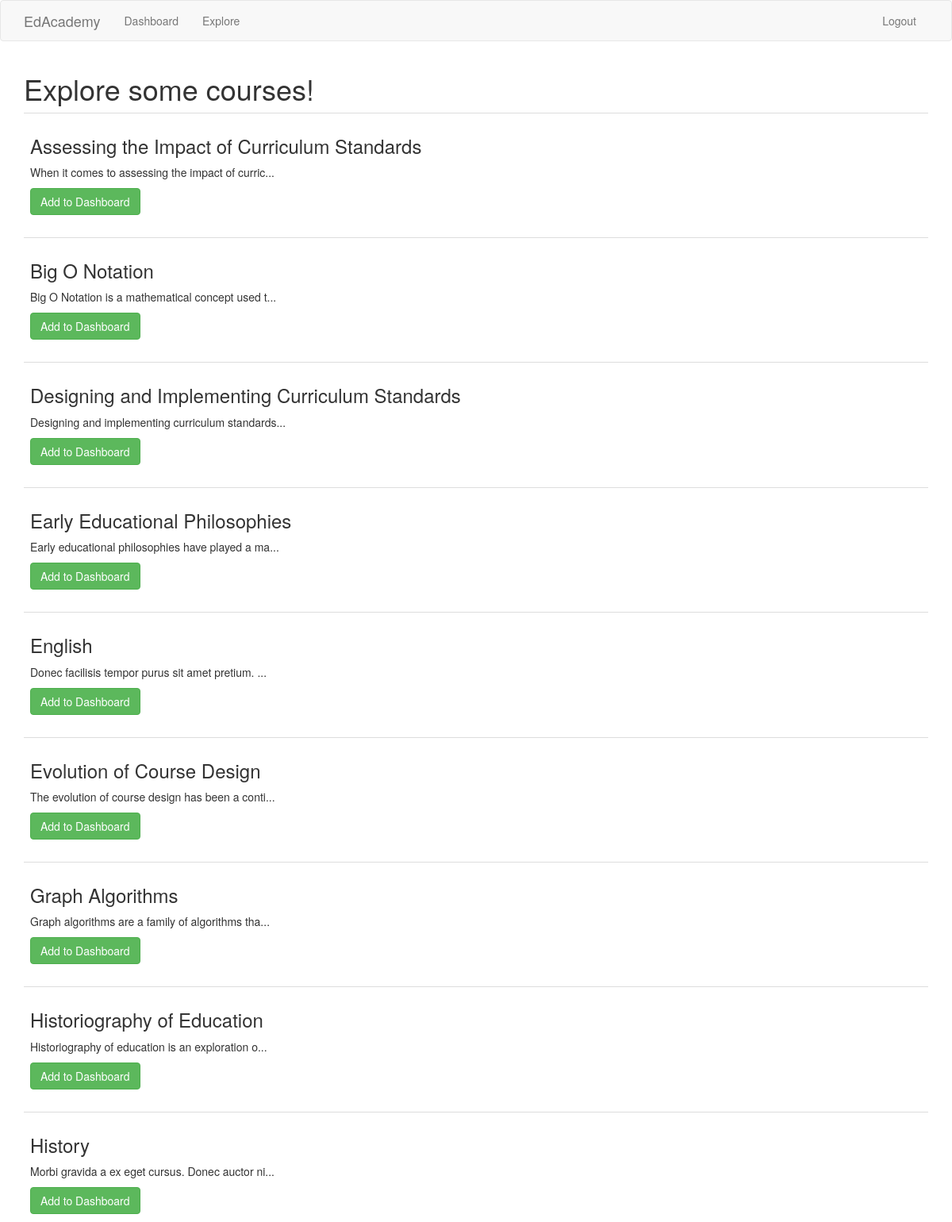
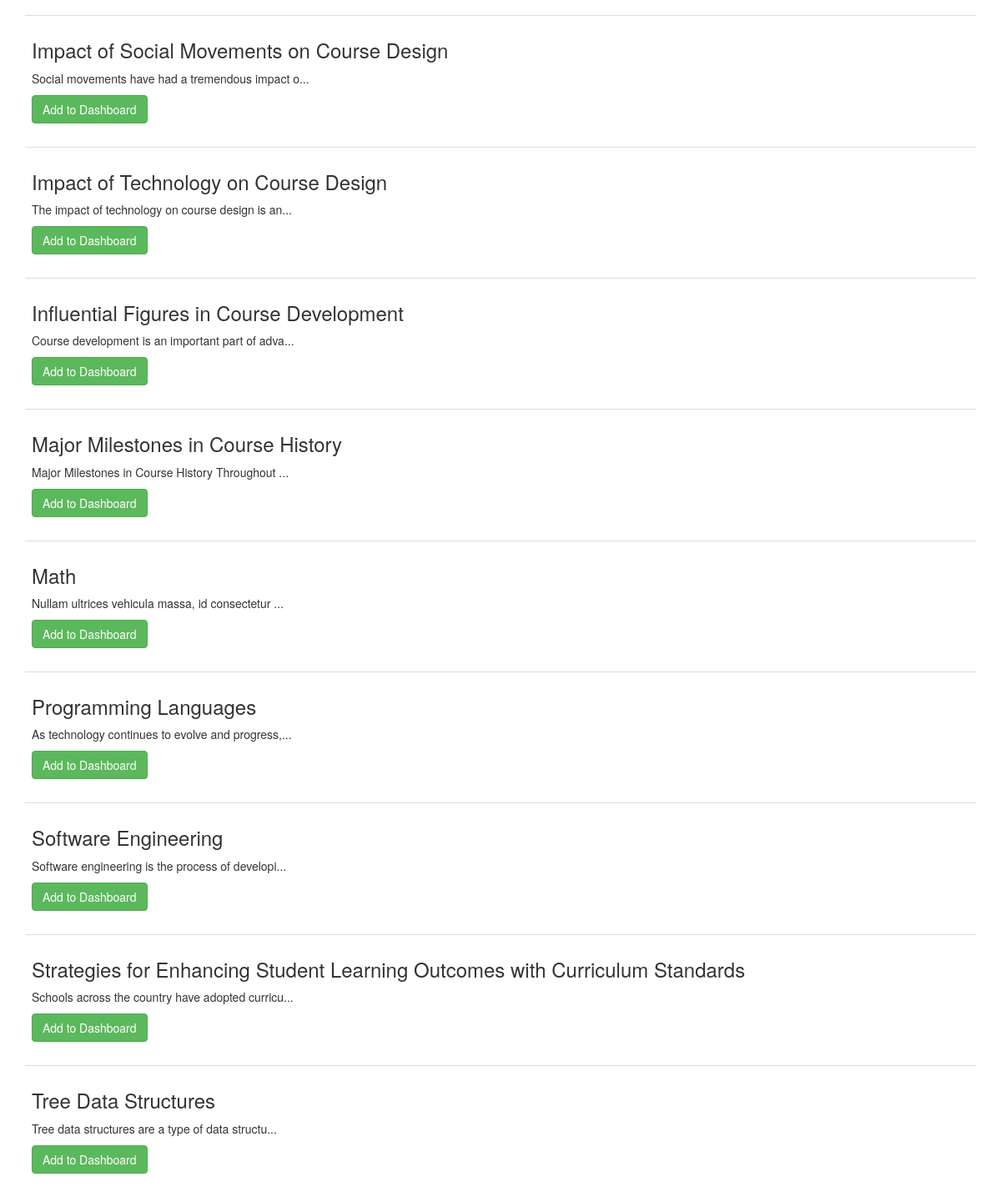
The page /explore (signed in) on the database its author committed (2 pictures, top to bottom).
### app/models.py (models this page shows, shortened)
class Course(db.Model):
    id = db.Column(db.Integer, primary_key=True)
    title = db.Column(db.String(140))
    body = db.Column(db.String(10000))
    hasGeneratedRelatedCourses = db.Column(db.Boolean, default=False)

### app/routes.py (the view)
@app.route('/explore', methods=['GET','POST'])
@login_required
def explore():
    courses = Course.query.order_by(Course.title).all()
    for c in current_user.courses:
        courses.remove(c)
    return render_template('explore.html', title='Explore', courses=courses)

### app/models.py (called while the page is built)
@login.user_loader
def load_user(id):
    return User.query.get(int(id))

### app/templates/explore.html (shortened to what this page needs)
{% extends "base.html" %}
{% block app_content %}
    <h1>Explore some courses!</h1>
    {% for course in courses %}
    <table class="table table-hover">
        <tr>
            <td width="20px">
                <h3>{{course.title}}</h3>
                <p>{{course.body|truncate(50, True)}}</p>
                <form action="/add_course/{{course.title}}" method="post">
                    <button class="btn btn-success" type="submit">Add to Dashboard</button>
                </form>
            </td>
        </tr>
    </table>
    {% endfor %}
{% endblock %}

### rows shown on the page
Course: title "Assessing the Impact of Curriculum Standards", body "When it comes to assessing the impact of curric..."
Course: title "Big O Notation", body "Big O Notation is a mathematical concept used t..."
Course: title "Designing and Implementing Curriculum Standards", body "Designing and implementing curriculum standards..."
Course: title "Early Educational Philosophies", body "Early educational philosophies have played a ma..."
Course: title "English", body "Donec facilisis tempor purus sit amet pretium. ..."
Course: title "Evolution of Course Design", body "The evolution of course design has been a conti..."
Course: title "Graph Algorithms", body "Graph algorithms are a family of algorithms tha..."
Course: title "Historiography of Education", body "Historiography of education is an exploration o..."
Course: title "History", body "Morbi gravida a ex eget cursus. Donec auctor ni..."
Course: title "Impact of Social Movements on Course Design", body "Social movements have had a tremendous impact o..."
Course: title "Impact of Technology on Course Design", body "The impact of technology on course design is an..."
Course: title "Influential Figures in Course Development", body "Course development is an important part of adva..."
Course: title "Major Milestones in Course History", body "Major Milestones in Course History Throughout ..."
Course: title "Math", body "Nullam ultrices vehicula massa, id consectetur ..."
Course: title "Programming Languages", body "As technology continues to evolve and progress,..."
Course: title "Software Engineering", body "Software engineering is the process of developi..."
Course: title "Strategies for Enhancing Student Learning Outcomes with Curriculum Standards", body "Schools across the country have adopted curricu..."
Course: title "Tree Data Structures", body "Tree data structures are a type of data structu..."
